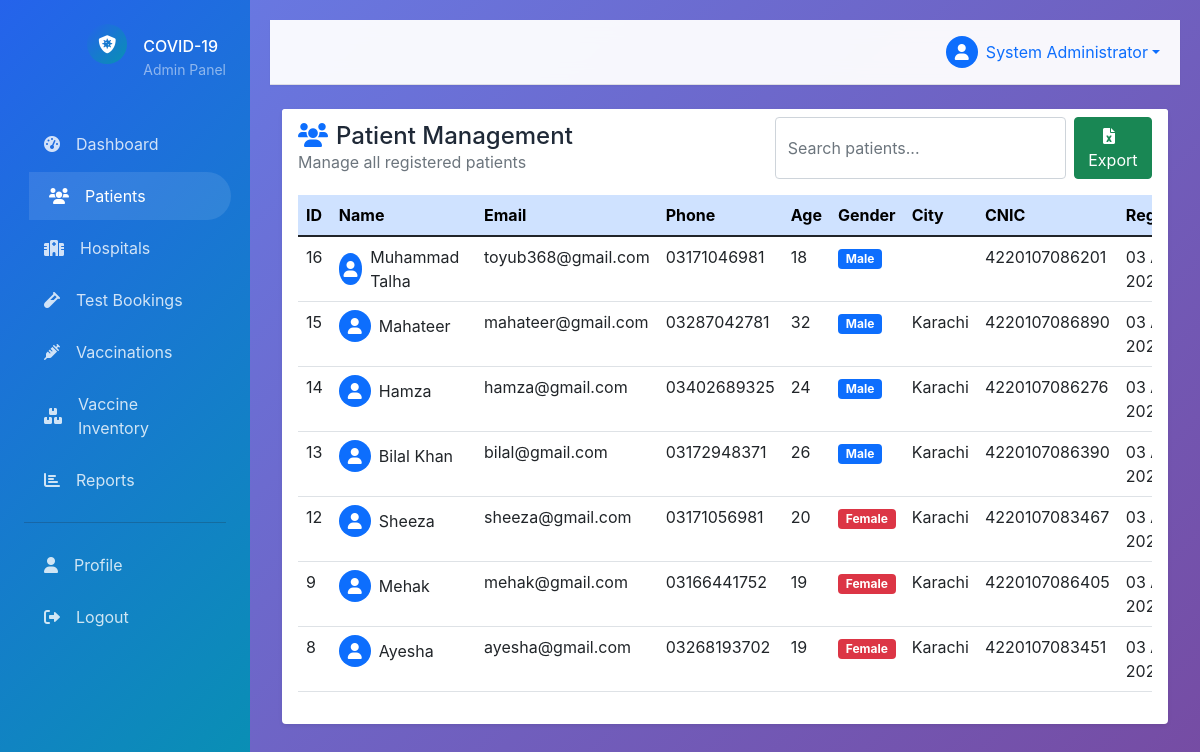
Page /admin/patients.php (signed in) on the committed database.
### tables this page shows
CREATE TABLE `patients` (
  `id` int(11) NOT NULL,
  `full_name` varchar(100) NOT NULL,
  `email` varchar(100) NOT NULL,
  `password` varchar(255) NOT NULL,
  `phone` varchar(20) NOT NULL,
  `date_of_birth` date NOT NULL,
  `gender` enum('male','female','other') NOT NULL,
  `address` text NOT NULL,
  `city` varchar(100) NOT NULL,
  `state` varchar(100) NOT NULL,
  `pincode` varchar(10) NOT NULL,
  `cnic` varchar(15) NOT NULL,
  `created_at` timestamp NOT NULL DEFAULT current_timestamp()
);

### config/database.php (called while the page is built, shortened)
<?php
class Database {
    private $host = DB_HOST;
    private $user = DB_USER;
    private $pass = DB_PASS;
    private $dbname = DB_NAME;
    private $dbh;
    private $stmt;
    public function __construct() {
        $dsn = 'mysql:host=' . $this->host . ';dbname=' . $this->dbname . ';charset=utf8mb4';
        $options = array(
            PDO::ATTR_PERSISTENT => true,
            PDO::ATTR_ERRMODE => PDO::ERRMODE_EXCEPTION
        );
        try {
            $this->dbh = new PDO($dsn, $this->user, $this->pass, $options);
        } catch (PDOException $e) {
            $this->error = $e->getMessage();
            die("Database Connection Failed: " . $this->error);
        }
    }
    public function query($query) {
        $this->stmt = $this->dbh->prepare($query);
    }
    public function execute() {
        return $this->stmt->execute();
    }
    public function resultset() {
        $this->execute();
        return $this->stmt->fetchAll(PDO::FETCH_ASSOC);
    }
}
?>

### includes/functions.php (called while the page is built, shortened)
<?php
require_once '../config/database.php';
function formatDate($date) {
    return date('d M Y', strtotime($date));
}
?>

### admin/patients.php (the view, shortened to what this page needs)
<?php
require_once '../includes/functions.php';
$db = new Database();
$db->query("SELECT *, cnic AS aadhar_number FROM patients ORDER BY created_at DESC");
$patients = $db->resultset();
?>
<!DOCTYPE html>
<html lang="en">
<head>
    <link href="https://cdn.jsdelivr.net/npm/bootstrap@5.1.3/dist/css/bootstrap.min.css" rel="stylesheet">
    <link href="https://cdnjs.cloudflare.com/ajax/libs/font-awesome/6.0.0/css/all.min.css" rel="stylesheet">
    <link href="../assets/css/style.css" rel="stylesheet">
</head>
<body>
    <?php include 'includes/sidebar.php'; ?>
    <div class="main-content">
        <?php include 'includes/header.php'; ?>
        <div class="container-fluid">
            <div class="row">
                <div class="col-12">
                    <div class="card border-0 shadow-sm">
                        <div class="card-header bg-white border-0 pb-0">
                            <div class="row align-items-center">
                                <div class="col">
                                    <h4 class="mb-0">
                                        <i class="fas fa-users me-2 text-primary"></i>Patient Management
                                    </h4>
                                    <p class="text-muted mb-0">Manage all registered patients</p>
                                </div>
                                <div class="col-auto">
                                    <div class="d-flex gap-2">
                                        <input type="text" class="form-control search-input" placeholder="Search patients..." data-target="#patientsTable">
                                        <a href="?export=excel" class="btn btn-success">
                                            <i class="fas fa-file-excel me-2"></i>Export
                                        </a>
                                    </div>
                                </div>
                            </div>
                        </div>
                        <div class="card-body">
                            <div class="table-responsive">
                                <table class="table table-hover" id="patientsTable">
                                    <thead class="table-primary">
                                        <tr>
                                            <th>ID</th>
                                            <th>Name</th>
                                            <th>Email</th>
                                            <th>Phone</th>
                                            <th>Age</th>
                                            <th>Gender</th>
                                            <th>City</th>
                                            <th>CNIC</th>
                                            <th>Registered</th>
                                        </tr>
                                    </thead>
                                    <tbody>
                                        <?php foreach ($patients as $patient): ?>
                                            <tr data-patient='<?php echo htmlspecialchars(json_encode($patient)); ?>'>
                                                <td><?php echo $patient['id']; ?></td>
                                                <td>
                                                    <div class="d-flex align-items-center">
                                                        <div class="patient-icon-container me-2">
                                                            <i class="fas fa-user text-white"></i>
                                                        </div>
                                                        <?php echo htmlspecialchars($patient['full_name']); ?>
                                                    </div>
                                                </td>
                                                <td><?php echo htmlspecialchars($patient['email']); ?></td>
                                                <td><?php echo htmlspecialchars($patient['phone']); ?></td>
                                                <td><?php echo date_diff(date_create($patient['date_of_birth']), date_create('today'))->y; ?></td>
                                                <td>
                                                    <span class="badge bg-<?php echo $patient['gender'] === 'male' ? 'primary' : ($patient['gender'] === 'female' ? 'danger' : 'secondary'); ?>">
                                                        <?php echo ucfirst($patient['gender']); ?>
                                                    </span>
                                                </td>
                                                <td><?php echo htmlspecialchars($patient['city']); ?></td>
                                                <td><?php echo htmlspecialchars($patient['cnic']); ?></td>
                                                <td><?php echo formatDate($patient['created_at']); ?></td>
                                            </tr>
                                        <?php endforeach; ?>
                                    </tbody>
                                </table>
                            </div>
                        </div>
                    </div>
                </div>
            </div>
        </div>
    </div>
</body>
</html>

### assets/css/style.css (style rules this page uses)
:root { --primary-color: #2563eb; --secondary-color: #0891b2; --accent-color: #f59e0b; --success-color: #10b981; --danger-color: #ef4444; --warning-color: #f59e0b; --dark-color: #1f2937; --light-color: #f8fafc; --gradient-primary: linear-gradient(135deg, #2563eb 0%, #0891b2 100%); --gradient-secondary: linear-gradient(135deg, #f59e0b 0%, #ef4444 100%); --shadow-sm: 0 1px 2px 0 rgba(0, 0, 0, 0.05); --shadow-md: 0 4px 6px -1px rgba(0, 0, 0, 0.1); --shadow-lg: 0 10px 15px -3px rgba(0, 0, 0, 0.1); --border-radius: 0.5rem; }
* { margin: 0; padding: 0; box-sizing: border-box; }
body { font-family: 'Inter', -apple-system, BlinkMacSystemFont, 'Segoe UI', Roboto, sans-serif; background: linear-gradient(135deg, #667eea 0%, #764ba2 100%); min-height: 100vh; color: var(--dark-color); }
.fade-in { animation: fadeIn 0.6s ease-in-out; }
.main-content { margin-left: 250px; padding: 20px; transition: all 0.3s ease; }

### admin/patients.php (style rules this page uses)
.patient-icon-container { display: flex; align-items: center; justify-content: center; width: 32px; height: 32px; border-radius: 50%; background-color: #0d6efd; }

### rows in the picture
patients: id "16", full_name "Muhammad Talha", email "toyub368@gmail.com", phone "03171046981", date_of_birth "18", gender "Male", cnic "4220107086201", created_at "03…"
patients: id "15", full_name "Mahateer", email "mahateer@gmail.com", phone "03287042781", date_of_birth "32", gender "Male", city "Karachi", cnic "4220107086890", created_at "03…"
patients: id "14", full_name "Hamza", email "hamza@gmail.com", phone "03402689325", date_of_birth "24", gender "Male", city "Karachi", cnic "4220107086276", created_at "03…"
patients: id "13", full_name "Bilal Khan", email "bilal@gmail.com", phone "03172948371", date_of_birth "26", gender "Male", city "Karachi", cnic "4220107086390", created_at "03…"
patients: id "12", full_name "Sheeza", email "sheeza@gmail.com", phone "03171056981", date_of_birth "20", gender "Female", city "Karachi", cnic "4220107083467", created_at "03…"
patients: id "9", full_name "Mehak", email "mehak@gmail.com", phone "03166441752", date_of_birth "19", gender "Female", city "Karachi", cnic "4220107086405", created_at "03…"
patients: id "8", full_name "Ayesha", email "ayesha@gmail.com", phone "03268193702", date_of_birth "19", gender "Female", city "Karachi", cnic "4220107083451", created_at "03…"

### other values in the picture
$_SESSION['name'] "System Administrator"
